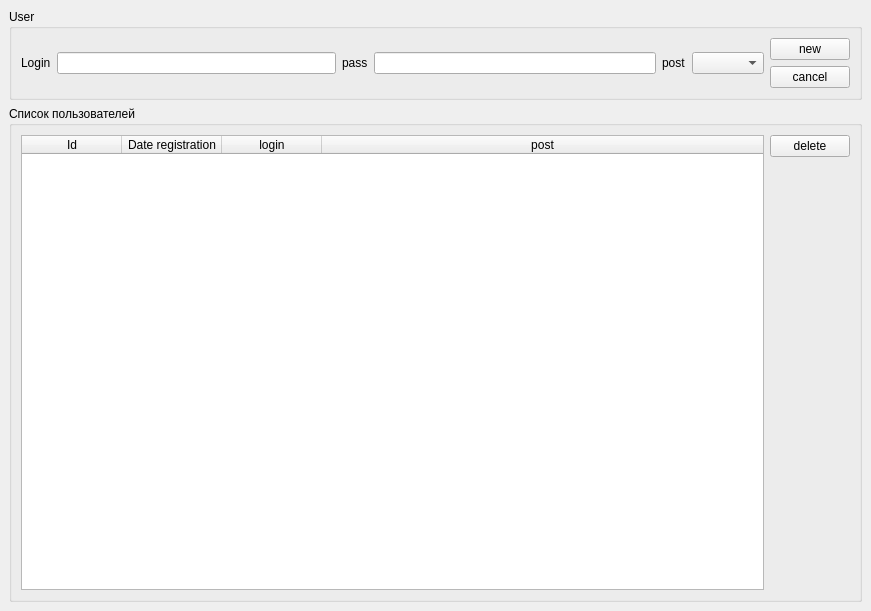
<?xml version="1.0" encoding="UTF-8"?>
<ui version="4.0">
 <class>MainWindow</class>
 <widget class="QMainWindow" name="MainWindow">
  <property name="geometry">
   <rect>
    <x>0</x>
    <y>0</y>
    <width>871</width>
    <height>611</height>
   </rect>
  </property>
  <property name="windowTitle">
   <string>Список пользователей</string>
  </property>
  <widget class="QWidget" name="centralwidget">
   <layout class="QVBoxLayout" name="verticalLayout_2">
    <item>
     <widget class="QGroupBox" name="groupBox">
      <property name="title">
       <string>User</string>
      </property>
      <layout class="QHBoxLayout" name="horizontalLayout_5">
       <item>
        <layout class="QHBoxLayout" name="horizontalLayout">
         <item>
          <widget class="QLabel" name="label">
           <property name="text">
            <string>Login</string>
           </property>
          </widget>
         </item>
         <item>
          <widget class="QLineEdit" name="line_login"/>
         </item>
        </layout>
       </item>
       <item>
        <layout class="QHBoxLayout" name="horizontalLayout_2">
         <item>
          <widget class="QLabel" name="label_2">
           <property name="text">
            <string>pass</string>
           </property>
          </widget>
         </item>
         <item>
          <widget class="QLineEdit" name="line_password">
           <property name="echoMode">
            <enum>QLineEdit::Password</enum>
           </property>
          </widget>
         </item>
        </layout>
       </item>
       <item>
        <layout class="QHBoxLayout" name="horizontalLayout_3">
         <item>
          <widget class="QLabel" name="label_3">
           <property name="text">
            <string>post</string>
           </property>
          </widget>
         </item>
         <item>
          <widget class="QComboBox" name="cb_post"/>
         </item>
        </layout>
       </item>
       <item>
        <layout class="QVBoxLayout" name="verticalLayout">
         <item>
          <widget class="QPushButton" name="btn_add">
           <property name="text">
            <string>new</string>
           </property>
          </widget>
         </item>
         <item>
          <widget class="QPushButton" name="btn_reset">
           <property name="text">
            <string>cancel</string>
           </property>
          </widget>
         </item>
        </layout>
       </item>
      </layout>
     </widget>
    </item>
    <item>
     <widget class="QGroupBox" name="groupBox_2">
      <property name="title">
       <string>Список пользователей</string>
      </property>
      <layout class="QHBoxLayout" name="horizontalLayout_4">
       <item>
        <widget class="QTableWidget" name="tw_user_list">
         <property name="editTriggers">
          <set>QAbstractItemView::NoEditTriggers</set>
         </property>
         <property name="alternatingRowColors">
          <bool>true</bool>
         </property>
         <property name="selectionMode">
          <enum>QAbstractItemView::SingleSelection</enum>
         </property>
         <property name="selectionBehavior">
          <enum>QAbstractItemView::SelectRows</enum>
         </property>
         <attribute name="horizontalHeaderStretchLastSection">
          <bool>true</bool>
         </attribute>
         <column>
          <property name="text">
           <string>Id</string>
          </property>
         </column>
         <column>
          <property name="text">
           <string>Date registration</string>
          </property>
         </column>
         <column>
          <property name="text">
           <string>login</string>
          </property>
         </column>
         <column>
          <property name="text">
           <string>post</string>
          </property>
         </column>
        </widget>
       </item>
       <item>
        <layout class="QVBoxLayout" name="verticalLayout_3">
         <item>
          <widget class="QPushButton" name="btn_delete">
           <property name="text">
            <string>delete</string>
           </property>
          </widget>
         </item>
         <item>
          <spacer name="verticalSpacer">
           <property name="orientation">
            <enum>Qt::Vertical</enum>
           </property>
           <property name="sizeHint" stdset="0">
            <size>
             <width>20</width>
             <height>40</height>
            </size>
           </property>
          </spacer>
         </item>
        </layout>
       </item>
      </layout>
     </widget>
    </item>
   </layout>
  </widget>
 </widget>
 <resources/>
 <connections/>
</ui>
